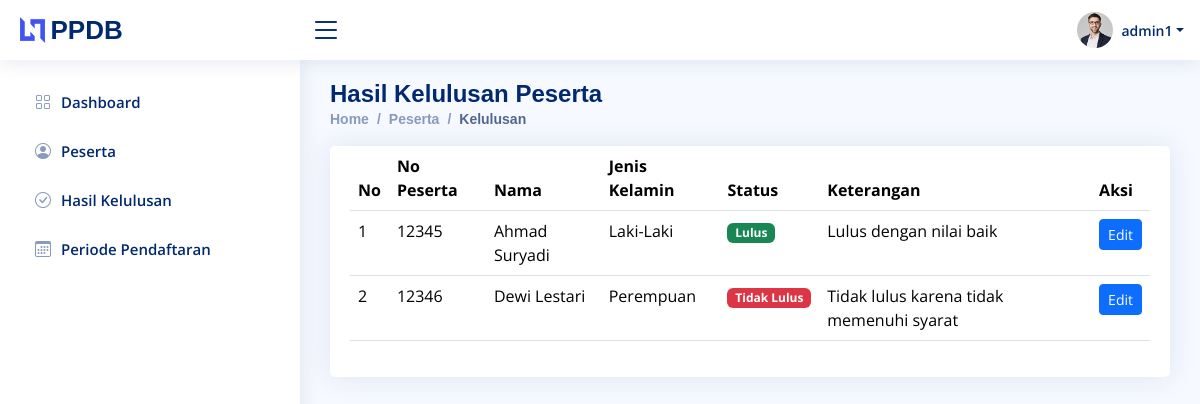
Page /admin/tabel-kelulusan.php (signed in) on the earlier database version.
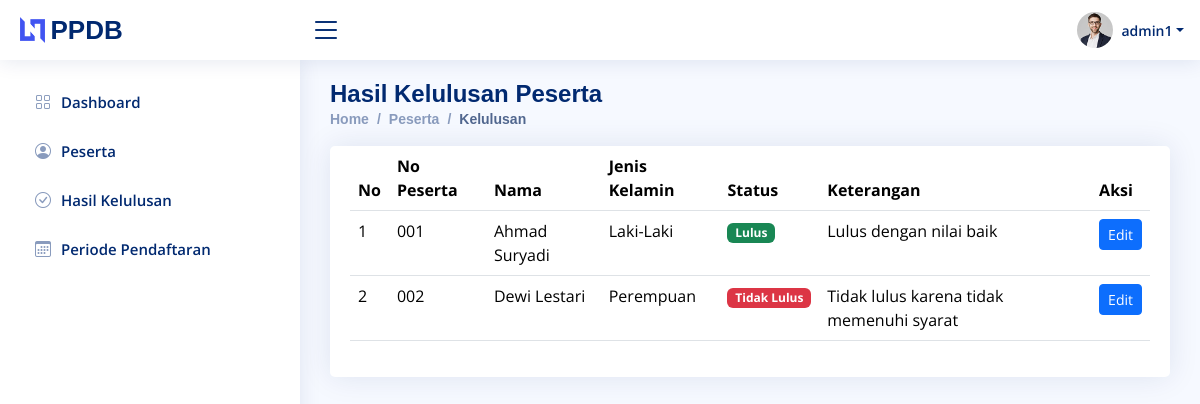
Same page on the later database version.
### tables this page shows
CREATE TABLE `hasil_kelulusan` (
  `id` VARCHAR(50) NOT NULL,
  `keterangan` VARCHAR(255),
  `status` ENUM('Lulus', 'Tidak Lulus') NOT NULL,
  `id_peserta` INT(11),
  PRIMARY KEY (`id`),
  FOREIGN KEY (`id_peserta`) REFERENCES `peserta` (`id`) ON DELETE CASCADE
);

CREATE TABLE `peserta` (
  `id` INT(11) NOT NULL AUTO_INCREMENT,
  `no_peserta` VARCHAR(255) NOT NULL,
  `nama` VARCHAR(255) NOT NULL,
  `foto` VARCHAR(255),
  `jenis_kelamin` ENUM('Laki-Laki', 'Perempuan') NOT NULL,
  `tempat_lahir` VARCHAR(100),
  `tanggal_lahir` TIMESTAMP,
  `nama_ibu` VARCHAR(255),
  `nama_ayah` VARCHAR(255),
  `no_hp_wali` VARCHAR(15),
  `alamat` VARCHAR(255),
  PRIMARY KEY (`id`)
);

### admin/tabel-kelulusan.php (the view, shortened to what this page needs)
<?php
require_once("../koneksi.php");
?>
<!DOCTYPE html>
<html lang="en">
<head>
    <link href="assets/vendor/bootstrap/css/bootstrap.min.css" rel="stylesheet" />
    <link href="assets/vendor/bootstrap-icons/bootstrap-icons.css" rel="stylesheet" />
    <link href="assets/vendor/simple-datatables/style.css" rel="stylesheet" />
    <link href="assets/css/style.css" rel="stylesheet" />
</head>
<body>
    <?php include 'header.php'; ?>
    <?php include 'sidebar.php'; ?>
    <main id="main" class="main">
        <div class="pagetitle">
            <h1>Hasil Kelulusan Peserta</h1>
            <nav>
                <ol class="breadcrumb">
                    <li class="breadcrumb-item"><a href="index.php">Home</a></li>
                    <li class="breadcrumb-item">Peserta</li>
                    <li class="breadcrumb-item active">Kelulusan</li>
                </ol>
            </nav>
        </div>
        <section class="section">
            <div class="card">
                <div class="card-body">
                    <table class="table datatable">
                        <thead>
                            <tr>
                                <th>No</th>
                                <th>No Peserta</th>
                                <th>Nama</th>
                                <th>Jenis Kelamin</th>
                                <th>Status</th>
                                <th>Keterangan</th>
                                <th>Aksi</th>
                            </tr>
                        </thead>
                        <tbody>
                            <?php
                            $query = "
                                SELECT p.no_peserta, p.nama, p.jenis_kelamin, h.status, h.keterangan, p.id AS id_peserta
                                FROM peserta p
                                LEFT JOIN hasil_kelulusan h ON p.id = h.id_peserta
                            ";
                            $result = mysqli_query($koneksi, $query);
                            if (mysqli_num_rows($result) > 0) {
                                $no = 1;
                                while ($row = mysqli_fetch_assoc($result)) {
                                    echo "<tr>";
                                    echo "<td>" . $no++ . "</td>";
                                    echo "<td>" . $row['no_peserta'] . "</td>";
                                    echo "<td>" . $row['nama'] . "</td>";
                                    echo "<td>" . $row['jenis_kelamin'] . "</td>";
                                    echo "<td><span class='badge bg-" . ($row['status'] === 'Lulus' ? 'success' : 'danger') . "'>" . $row['status'] . "</span></td>";
                                    echo "<td>" . ($row['keterangan'] ?? '-') . "</td>";
                                    echo "<td><button class='btn btn-primary btn-sm' data-bs-toggle='modal' data-bs-target='#editModal' data-id='" . $row['id_peserta'] . "' data-status='" . $row['status'] . "' data-keterangan='" . $row['keterangan'] . "'>Edit</button></td>";
                                    echo "</tr>";
                                }
                            } else {
                                echo "<tr><td colspan='7' class='text-center'>Belum ada data kelulusan.</td></tr>";
                            }
                            ?>
                        </tbody>
                    </table>
                </div>
            </div>
        </section>
    </main>
</body>
</html>

### admin/header.php (shortened to what this page needs)
<header id="header" class="header fixed-top d-flex align-items-center">
    <div class="d-flex align-items-center justify-content-between">
        <a href="index.php" class="logo d-flex align-items-center">
            <img src="assets/img/logo.png" alt="" />
            <span class="d-none d-lg-block">PPDB</span>
        </a>
        <i class="bi bi-list toggle-sidebar-btn"></i>
    </div>
    <nav class="header-nav ms-auto">
        <ul class="d-flex align-items-center">
            <li class="nav-item dropdown pe-3">
                <a
                    class="nav-link nav-profile d-flex align-items-center pe-0"
                    href="#"
                    data-bs-toggle="dropdown">
                    <img
                        src="assets/img/profile-img.jpg"
                        alt="Profile"
                        class="rounded-circle" />
                    <span class="d-none d-md-block dropdown-toggle ps-2"><?php echo $_SESSION['admin_username']; ?></span> </a>
            </li>
        </ul>
    </nav>
</header>

### admin/sidebar.php
<aside id="sidebar" class="sidebar">
    <ul class="sidebar-nav" id="sidebar-nav">
        <li class="nav-item">
            <a class="nav-link collapsed" href="index.php">
                <i class="bi bi-grid"></i>
                <span>Dashboard</span>
            </a>
        </li>
        <li class="nav-item">
            <a class="nav-link collapsed" href="tabel-peserta.php">
                <i class="bi bi-person-circle"></i>
                <span>Peserta</span>
            </a>
        </li>
        <li class="nav-item">
            <a class="nav-link collapsed" href="tabel-kelulusan.php">
                <i class="bi bi-check-circle"></i>
                <span>Hasil Kelulusan</span>
            </a>
        </li>
        <li class="nav-item">
            <a class="nav-link collapsed" href="tabel-periode.php">
                <i class="bi bi-calendar3"></i>
                <span>Periode Pendaftaran</span>
            </a>
        </li>
    </ul>
</aside>

### admin/assets/css/style.css (style rules this page uses)
:root { scroll-behavior: smooth; }
body { font-family: "Open Sans", sans-serif; background: #f6f9ff; color: #444444; }
a { color: #4154f1; text-decoration: none; }
h1, h2, h3, h4, h5, h6 { font-family: "Nunito", sans-serif; }
#main { margin-top: 60px; padding: 20px 30px; transition: all 0.3s; }
.pagetitle { margin-bottom: 10px; }
.pagetitle h1 { font-size: 24px; margin-bottom: 0; font-weight: 600; color: #012970; }
.card { margin-bottom: 30px; border: none; border-radius: 5px; box-shadow: 0px 0 30px rgba(1, 41, 112, 0.1); }
.card-body { padding: 0 20px 20px 20px; }
.breadcrumb { font-size: 14px; font-family: "Nunito", sans-serif; color: #899bbd; font-weight: 600; }
.breadcrumb a { color: #899bbd; transition: 0.3s; }
.breadcrumb .breadcrumb-item::before { color: #899bbd; }
.breadcrumb .active { color: #51678f; font-weight: 600; }
.logo { line-height: 1; }
@media (min-width: 1200px) { .logo { width: 280px; } }
.logo img { max-height: 26px; margin-right: 6px; }
.logo span { font-size: 26px; font-weight: 700; color: #012970; font-family: "Nunito", sans-serif; }
.header { transition: all 0.5s; z-index: 997; height: 60px; box-shadow: 0px 2px 20px rgba(1, 41, 112, 0.1); background-color: #fff; padding-left: 20px; }
.header .toggle-sidebar-btn { font-size: 32px; padding-left: 10px; cursor: pointer; color: #012970; }
.header-nav ul { list-style: none; }
.header-nav>ul { margin: 0; padding: 0; }
.header-nav .nav-profile { color: #012970; }
.header-nav .nav-profile img { max-height: 36px; }
.header-nav .nav-profile span { font-size: 14px; font-weight: 600; }
.sidebar { position: fixed; top: 60px; left: 0; bottom: 0; width: 300px; z-index: 996; transition: all 0.3s; padding: 20px; overflow-y: auto; scrollbar-width: thin; scrollbar-color: #aab7cf transparent; box-shadow: 0px 0px 20px rgba(1, 41, 112, 0.1); background-color: #fff; }
@media (min-width: 1200px) { #main, #footer { margin-left: 300px; } }
.sidebar-nav { padding: 0; margin: 0; list-style: none; }
.sidebar-nav li { padding: 0; margin: 0; list-style: none; }
.sidebar-nav .nav-item { margin-bottom: 5px; }
.sidebar-nav .nav-link { display: flex; align-items: center; font-size: 15px; font-weight: 600; color: #4154f1; transition: 0.3; background: #f6f9ff; padding: 10px 15px; border-radius: 4px; }
.sidebar-nav .nav-link i { font-size: 16px; margin-right: 10px; color: #4154f1; }
.sidebar-nav .nav-link.collapsed { color: #012970; background: #fff; }
.sidebar-nav .nav-link.collapsed i { color: #899bbd; }

Differences in the rows shown:
changed through a linked row, hasil_kelulusan "Lulus dengan nilai baik": id_peserta.no_peserta "12345" → "001"
changed through a linked row, hasil_kelulusan "Tidak lulus karena tidak memenuhi syarat": id_peserta.no_peserta "12346" → "002"
